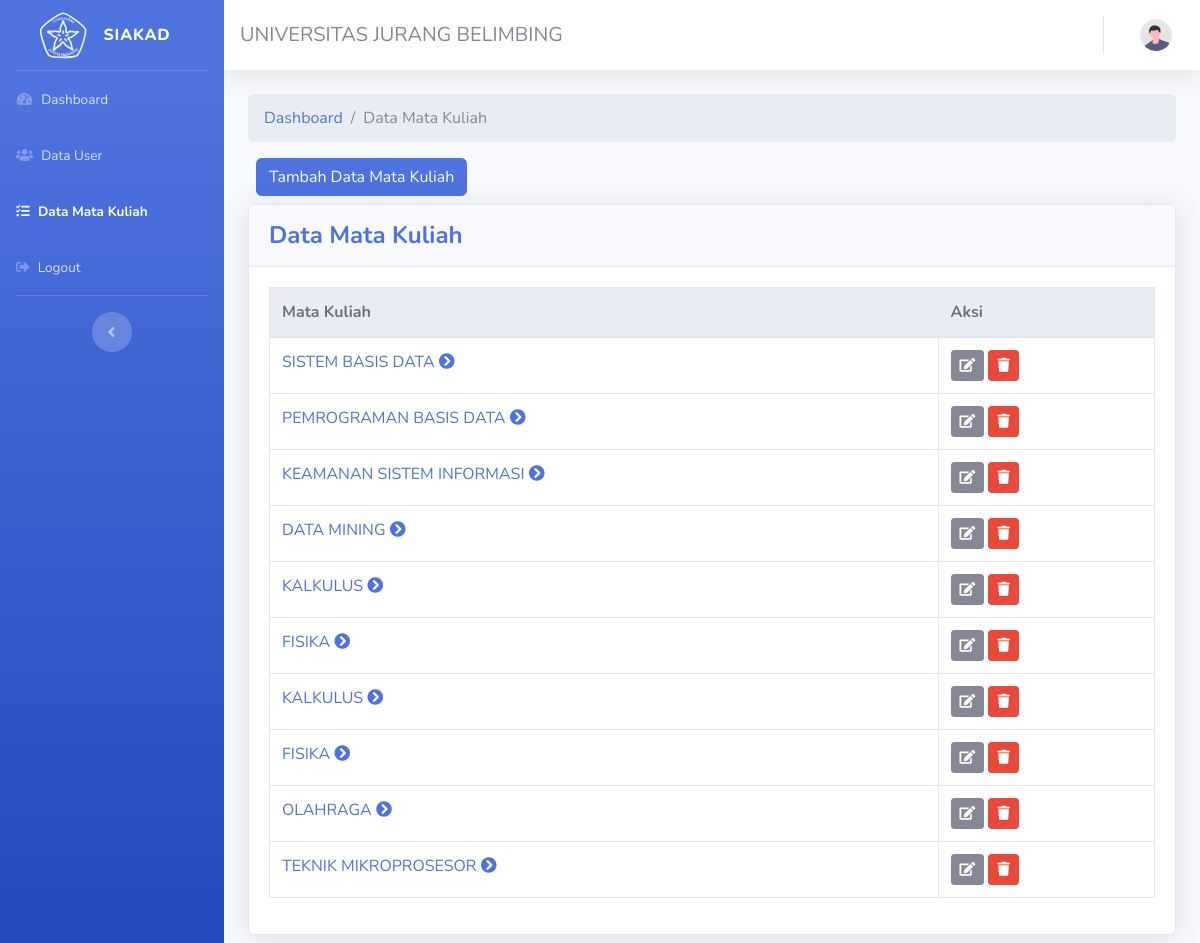
Page /index.php/administrator/dashboard/makulview on the committed database.
### tables this page shows
CREATE TABLE `matakuliah` (
  `id_makul` int(2) NOT NULL,
  `nama_makul` varchar(255) NOT NULL
);

### application/controllers/administrator/dashboard.php (called while the page is built, shortened)
<?php
class Dashboard extends CI_Controller
{
    public function makulview()
    {
        $data['title'] = 'Data Mata Kuliah';
        $makul = $this->Admin_model->getAll('matakuliah')->result();
        $data['makuls'] = $makul;
        $this->load->view('wrapper/header', $data);
        $this->load->view('wrapper/admin_sidebar', $data);
        $this->load->view('administrator/makulview', $data);
        $this->load->view('wrapper/footer');
    }
}

### index.php (called while the page is built, shortened)
<?php
require_once BASEPATH.'core/CodeIgniter.php';

### application/models/admin_model.php (called while the page is built, shortened)
<?php
class Admin_model extends CI_Model
{
    public function getAll($table)
    {
        return $this->db->get($table);
    }
}

### application/views/administrator/makulview.php (the view, shortened to what this page needs)
<div class="container-fluid">
    <ol class="breadcrumb">
        <li class="breadcrumb-item">
            <a href="<?= base_url('administrator/dashboard/') ?>">Dashboard</a>
        </li>
        <li class="breadcrumb-item active ">Data Mata Kuliah</li>
    </ol>
    <a class="btn btn-primary mb-2 ml-2" data-toggle="modal" data-target="#tambahmakul">Tambah Data Mata Kuliah</a>
    <div class="card shadow mb-2">
        <div class="card-header py-3">
            <h4 class="m-0 font-weight-bold text-primary">Data Mata Kuliah</h4>
        </div>
        <div class="card-body">
            <div class="table-responsive">
                <table class="table table-bordered" id="dataTable" width="100%" cellspacing="0">
                    <thead class="thead-light">
                        <tr>
                            <th>Mata Kuliah</th>
                            <th>Aksi</th>
                        </tr>
                    </thead>
                    <tbody>
                        <?php foreach ($makuls as $mkl) { ?>
                            <tr>
                                <td><a href="<?php echo base_url('administrator/dashboard/infomatakuliah/' . $mkl->id_makul); ?>"><?= $mkl->nama_makul . ' '; ?><i class="fas fa-chevron-circle-right"></i></a></td>
                                <td>
                                    <button class="btn btn-sm btn-secondary" data-toggle="modal" data-target="#editmodal<?= $mkl->id_makul; ?>"><i class="fas fa-edit"></i></button>
                                    <button class="btn btn-sm btn-danger" data-toggle="modal" data-target="#deletemodal<?= $mkl->id_makul; ?>"><i class="fas fa-trash"></i></button>
                                </td>
                            </tr>
                        <?php }; ?>
                    </tbody>
                </table>
            </div>
        </div>
    </div>
    <?php foreach ($makuls as $mkl) { ?>
</div>
</div>
<?php } ?>

### rows in the picture
matakuliah: nama_makul "SISTEM BASIS DATA"
matakuliah: nama_makul "PEMROGRAMAN BASIS DATA"
matakuliah: nama_makul "KEAMANAN SISTEM INFORMASI"
matakuliah: nama_makul "DATA MINING"
matakuliah: nama_makul "KALKULUS"
matakuliah: nama_makul "FISIKA"
matakuliah: nama_makul "KALKULUS"
matakuliah: nama_makul "FISIKA"
matakuliah: nama_makul "OLAHRAGA"
matakuliah: nama_makul "TEKNIK MIKROPROSESOR"
